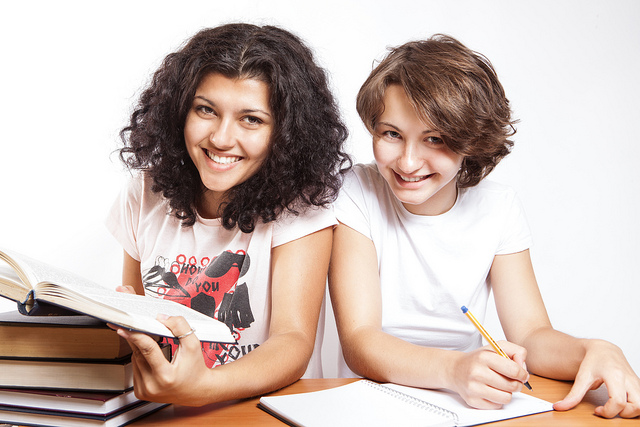
#> input picture ComputerVision/FaceParts/test1.jpg, 640 x 427 px
$ python detect_faces_haarcascades.py --detector haarcascade_frontalface_default.xml --image test1.jpg
#> lines starting #> are read from the running program, lines starting #| are printed output that depends on the picture; after the words box and inside, x2 and y2 are one past the last pixel; in counts of white or black regions, pixels touching at a corner belong together
# USAGE
# python detect_faces_haarcascades.py --detector haarcascade_frontalface_default.xml --image test1.jpg

# import the necessary packages
import argparse
import cv2

# construct the argument parser and parse the arguments
ap = argparse.ArgumentParser()
ap.add_argument("-i", "--image", required=True,
	help="path to the input image")
ap.add_argument("-d", "--detector", required=True,
	help="path to Haar cacscade face detector")
args = vars(ap.parse_args())

# load our image and convert it to grayscale
image = cv2.imread(args["image"])
#> image is the input picture: shape (427, 640, 3); mean B, G, R 179.7, 186.7, 204
gray = cv2.cvtColor(image, cv2.COLOR_BGR2GRAY)
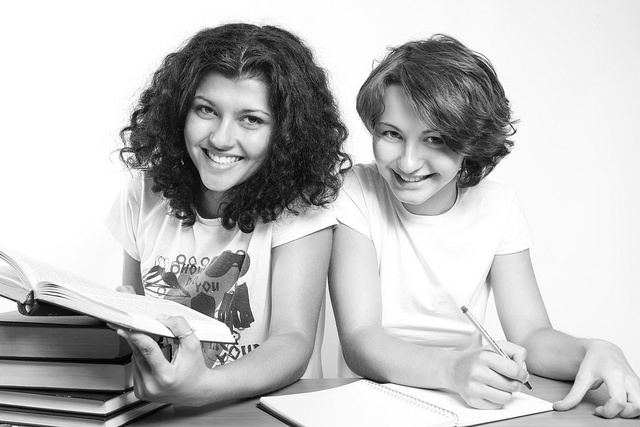
#> gray: shape (427, 640); min 0, max 255, mean 191.1

# load the face detector and detect faces in the image
detector = cv2.CascadeClassifier(args["detector"])
rects = detector.detectMultiScale(gray, scaleFactor=1.05, minNeighbors=9,
	minSize=(40, 40), flags=cv2.CASCADE_SCALE_IMAGE)
#> rects = [[361, 103, 99, 99], [173, 74, 108, 108]]
print("[INFO] detected {} faces".format(len(rects)))
#| [INFO] detected 2 faces

# loop over the bounding boxes and draw a rectangle around each face
for (x, y, w, h) in rects:
	cv2.rectangle(image, (x, y), (x + w, y + h), (0, 255, 0), 2)
#> this loop made 2 passes
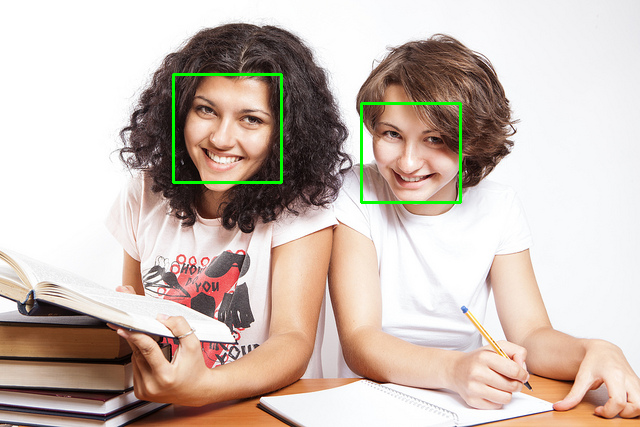
#> image: shape (427, 640, 3); 0.91% of pixels changed, all inside (x1, y1, x2, y2) = (172, 73, 462, 204)

# show the detected faces
cv2.imshow("Faces", image)
cv2.waitKey(0)

$ run again, with ComputerVision/FaceParts/test2.jpg copied over ComputerVision/FaceParts/test1.jpg
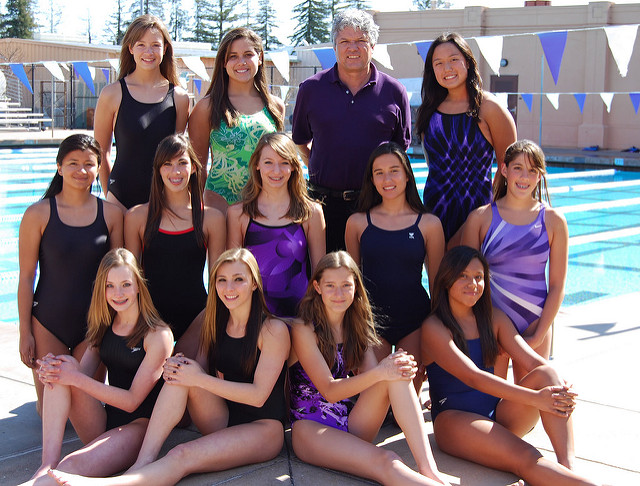
#> input picture ComputerVision/FaceParts/test2.jpg, 640 x 486 px
#> image is the input picture: shape (486, 640, 3); mean B, G, R 118.6, 113.4, 130.9
#> `gray = cv2.cvtColor(image, cv2.COLOR_BGR2GRAY)`:
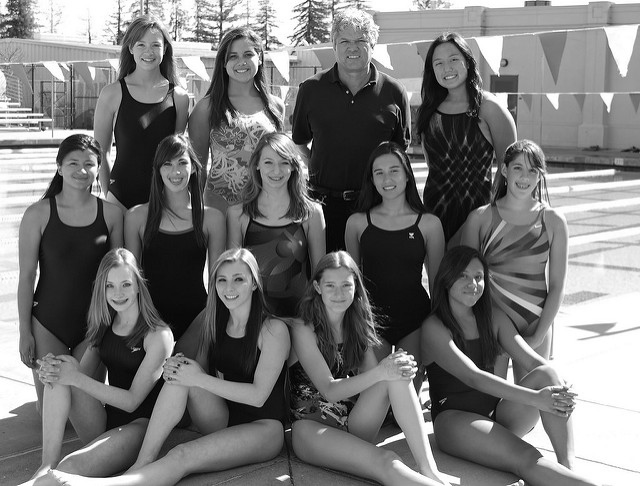
#> gray: shape (486, 640); min 0, max 255, mean 119.2
#> rects = [[216, 38, 48, 48], [424, 44, 45, 45], [252, 144, 48, 48], [364, 153, 48, 48], [206, 262, 49, 49], [96, 265, 53, 53], [314, 267, 48, 48]]
#| [INFO] detected 7 faces
#> the loop `for (x, y, w, h) in rects:` made 7 passes
#> after the loop `for (x, y, w, h) in rects:`:
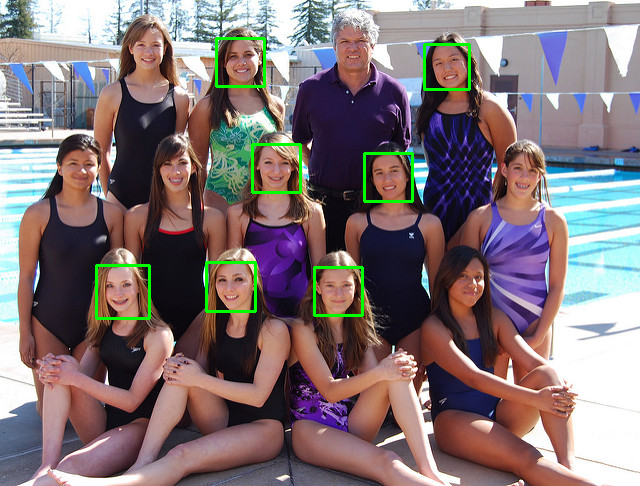
#> image: shape (486, 640, 3); 1.3% of pixels changed, all inside (x1, y1, x2, y2) = (95, 37, 471, 320)
